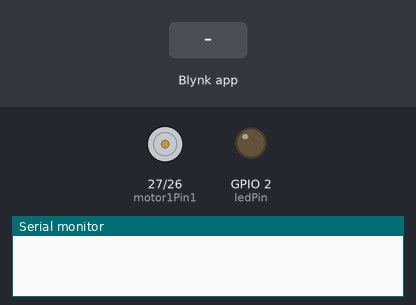
This sketch was run on a simulated ESP32. Shown: motor-driver pin pairs drawn as motors (green arrow = first pin HIGH = forward, orange = second pin HIGH = backward, longer = more drive, scaled by the enable pin), output pins drawn as LEDs (lit = HIGH), the last lines printed to the serial monitor. The inputs (shaded band) are chosen by the test bench. WiFi joins after 1.5 s; servers stay silent unless stated.

Above: at 3.0 s.
3.1 s: Blynk app writes 1 to V0
At 3.9 s:
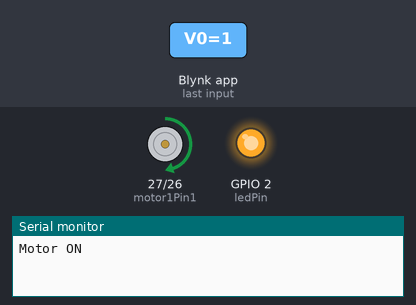
4.6 s: Blynk app writes 1 to V1
At 5.0 s:
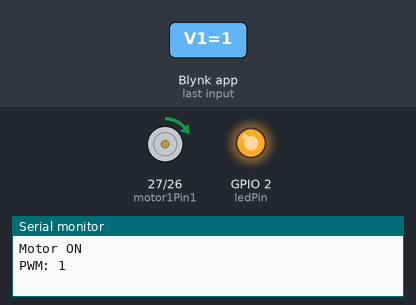
6.1 s: Blynk app writes 200 to V1
At 7.3 s:
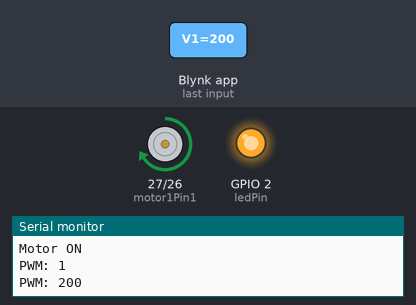
7.6 s: Blynk app writes 0 to V0
At 8.5 s:
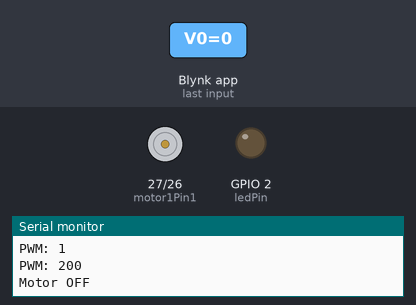
Timing chart, 0 to 10.1 s (numbered marks = the images above; inputs shaded):
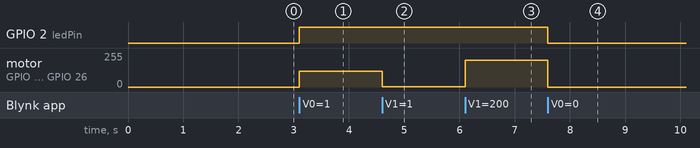

Measured:
- after the input at 3.1 s, GPIO 2 (ledPin): LOW → HIGH at once; motor on GPIO 27 (motor1Pin1) / GPIO 26 (motor1Pin2): stopped → forward 120/255 at once
- after the input at 4.6 s, motor on GPIO 27 (motor1Pin1) / GPIO 26 (motor1Pin2): forward 120/255 → forward 1/255 at once
- after the input at 6.1 s, motor on GPIO 27 (motor1Pin1) / GPIO 26 (motor1Pin2): forward 1/255 → forward 199/255 at once
- after the input at 7.6 s, GPIO 2 (ledPin): HIGH → LOW at once; motor on GPIO 27 (motor1Pin1) / GPIO 26 (motor1Pin2): forward 199/255 → stopped at once

The sketch:

iMCLab_Blynk.ino
```cpp
#define BLYNK_TEMPLATE_ID "TMPL682tShCYu"
#define BLYNK_TEMPLATE_NAME "iMCLab Blynk"
#define BLYNK_AUTH_TOKEN "U3wgvSDWUDkRTaLdoEiSTd2wFIvN1J5q"

#define BLYNK_PRINT Serial

#include <WiFi.h>
#include <BlynkSimpleEsp32.h>

char ssid[] = "BAGUSMOTOR";
char pass[] = "kamispahing";

// Pin ESP32
const int ledPin = 2;
const int motor1Pin1 = 27;
const int motor1Pin2 = 26;
const int enable1Pin = 12;

// PWM motor
const int freq = 30000;
const int resolution = 8;

int dutyCycle = 120;
bool motorOn = false;

// Terapkan kondisi motor
void applyMotor()
{
  if (motorOn && dutyCycle > 0) {
    digitalWrite(motor1Pin1, HIGH);
    digitalWrite(motor1Pin2, LOW);
    ledcWrite(enable1Pin, dutyCycle);
    digitalWrite(ledPin, HIGH);
  } else {
    ledcWrite(enable1Pin, 0);
    digitalWrite(motor1Pin1, LOW);
    digitalWrite(motor1Pin2, LOW);
    digitalWrite(ledPin, LOW);
  }
}

// Slider V1: atur kecepatan 0-255
BLYNK_WRITE(V1)
{
  dutyCycle = constrain(param.asInt(), 0, 255);
  applyMotor();

  Serial.print("PWM: ");
  Serial.println(dutyCycle);
}

// Tombol V0: ON/OFF
BLYNK_WRITE(V0)
{
  motorOn = (param.asInt() == 1);
  applyMotor();

  Serial.println(motorOn ? "Motor ON" : "Motor OFF");
}

// Sinkronisasi saat ESP32 terhubung
BLYNK_CONNECTED()
{
  Blynk.virtualWrite(V0, motorOn ? 1 : 0);
  Blynk.virtualWrite(V1, dutyCycle);
}

void setup()
{
  Serial.begin(115200);

  pinMode(ledPin, OUTPUT);
  pinMode(motor1Pin1, OUTPUT);
  pinMode(motor1Pin2, OUTPUT);

  ledcAttach(enable1Pin, freq, resolution);
  applyMotor();

  Blynk.begin(BLYNK_AUTH_TOKEN, ssid, pass);
}

void loop()
{
  Blynk.run();
}
```
